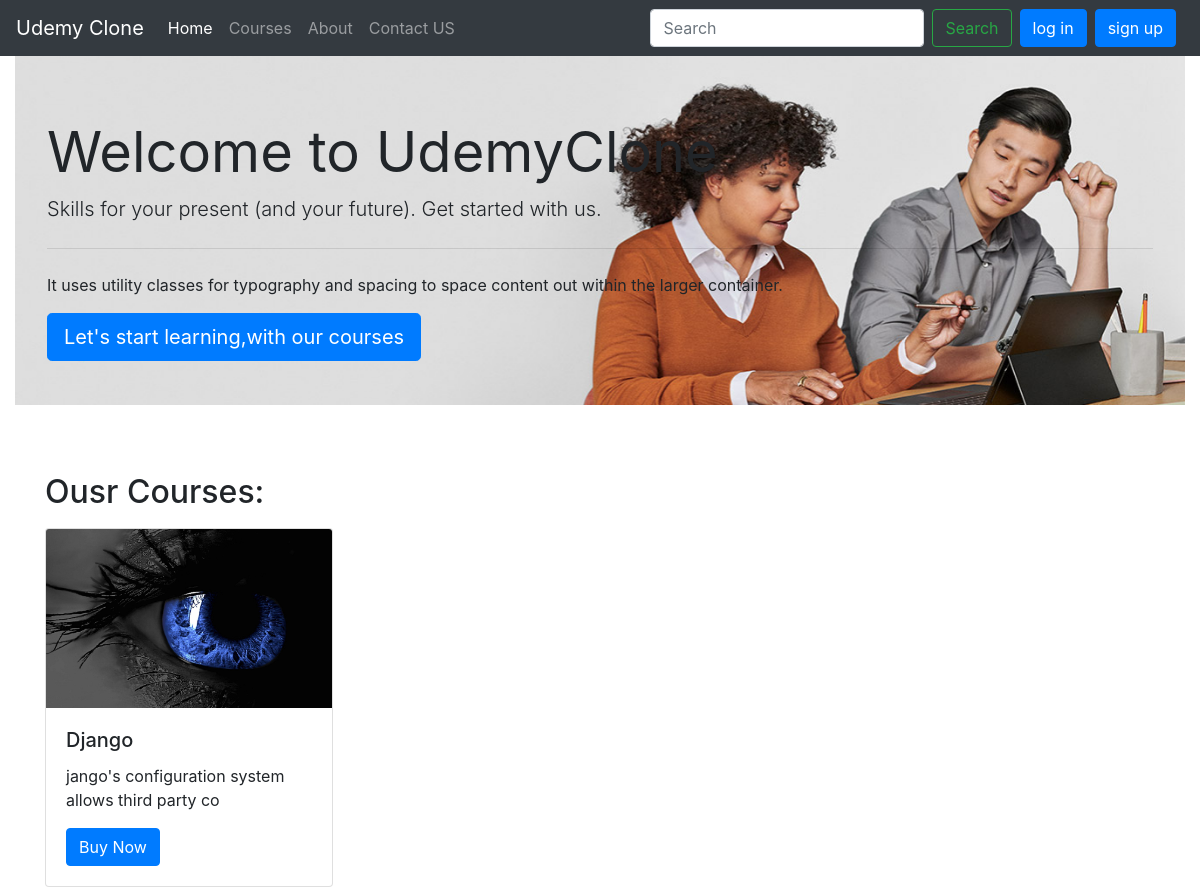
The app's page /, older data.
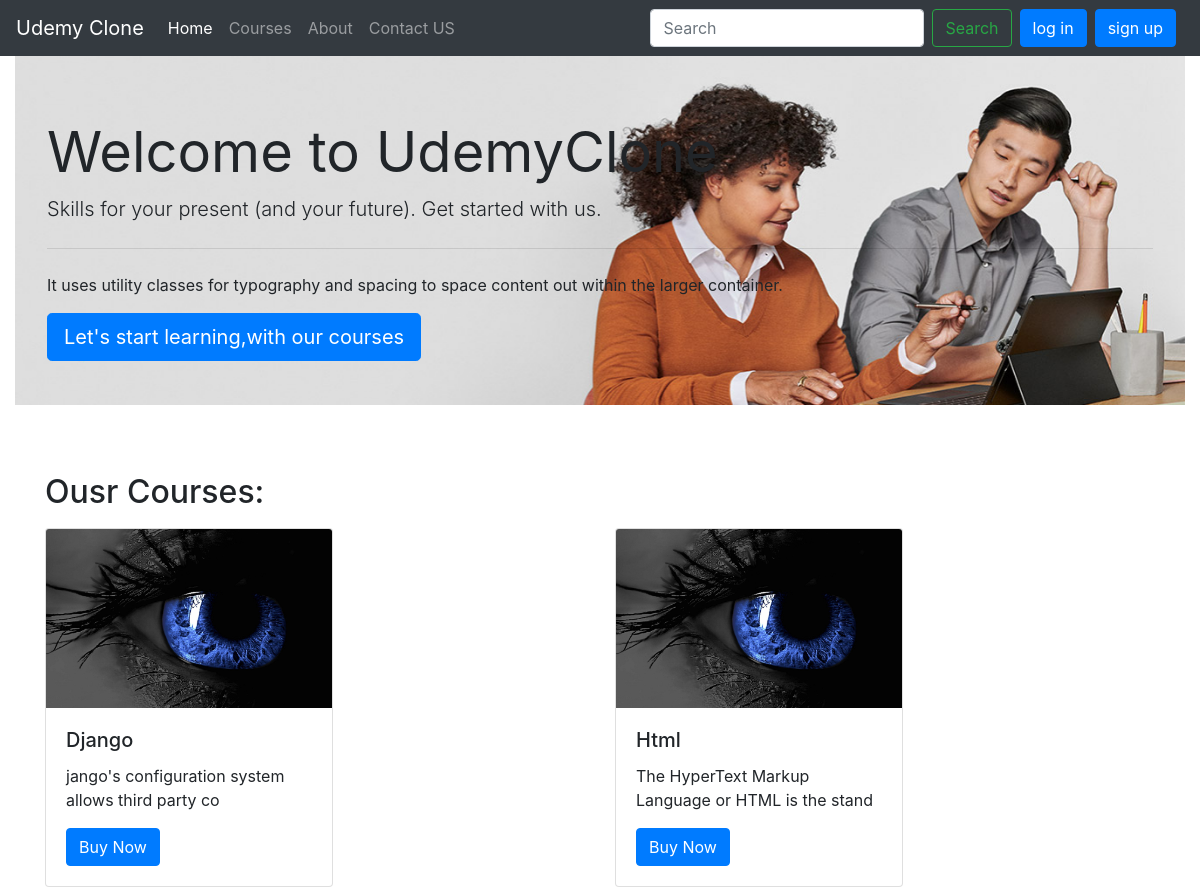
The same page, newer data.
### course/models.py (models this page shows, shortened)
class Course(models.Model):
    sno = models.AutoField(primary_key=True)
    title = models.CharField(max_length=50, default="")
    price = models.FloatField( )
    desc = models.CharField(max_length=50, default="")
    author= models.CharField(max_length=50, default="")
    content = models.TextField(default="")
    image = models.ImageField()

### udemy/views.py (the view)
# urls.py: path('', views.home, name='home'),
def home(request):
    courses = Course.objects.all()
    n= len(courses)
    nSlides= n//4 + ceil((n/4) + (n//4))
    context = {"courses": courses, 'range':range(0,nSlides)}
    return render(request, 'home/home.html', context)

### templates/home/home.html (shortened to what this page needs)
{% extends 'base.html' %} {% block title %} Home {% endblock title %}
{% block body %}
{% load static %}
<div class="container-fluid mx-0">
  <div id="carouselExampleSlidesOnly" class="carousel slide w-100" data-ride="carousel">
    <div class="carousel-inner">
      <div class="carousel-item  active">
          <img src="{% static 'img/bg2.jpg' %}" class="d-block w-100 mx-0 " alt="...">
      </div>
    </div>
  </div>
<div class="jumbotron bg-transparent" style="  margin-top: -350px; position: relative;">
    <h1 class="display-4 w-100"><b>Welcome to UdemyClone</b></h1>
    <p class="lead">Skills for your present (and your future). Get started with us.</p>
    <hr class="my-4">
    <p>It uses utility classes for typography and spacing to space content out within the larger container.</p>
    <p class="lead">
      <a class="btn btn-primary btn-lg" href="{% url 'course' %}" role="button">Let's start learning,with our courses</a>
    </p>
  </div>
</div>
<div class="container">
    <h2 class="my-3">Ousr Courses:</h2>
    <div class="row">
        {% for course in courses  %}
        <div class="col">
            <div class="card" style="width: 18rem;">
                <img src="{{ course.image.url }}" class="card-img-top" alt="...">
                <div class="card-body">
                  <h5 class="card-title">{{course.title}}</h5>
                  <p class="card-text">{{course.desc}}</p>
                  <a href="{% url 'coursehome' slug=course.sno %}" class="btn btn-primary">Buy Now</a>
                </div>
              </div>
        </div>
        {% endfor %}
    </div>
</div>
{% endblock body %}

Row changes from the older to the newer data that the page shows:
added Course: image (picture), title "Html", desc "The HyperText Markup Language or HTML is the stand"
